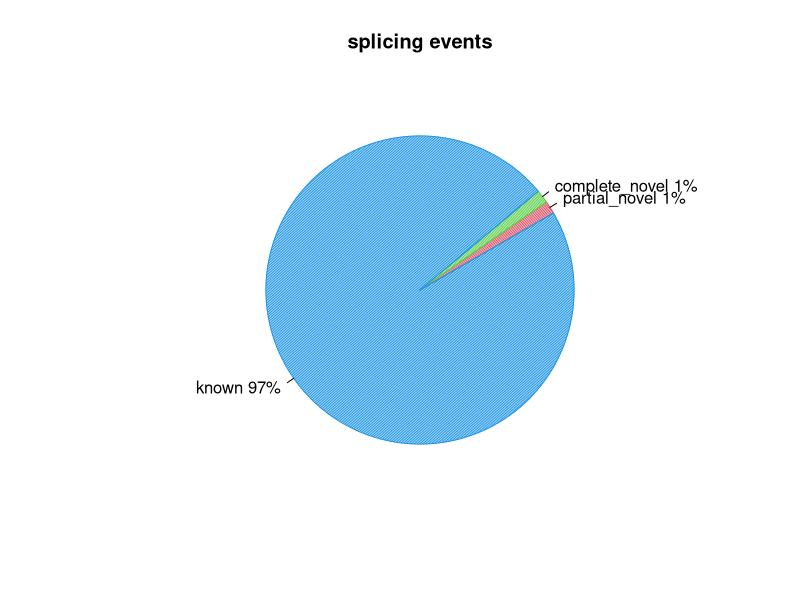
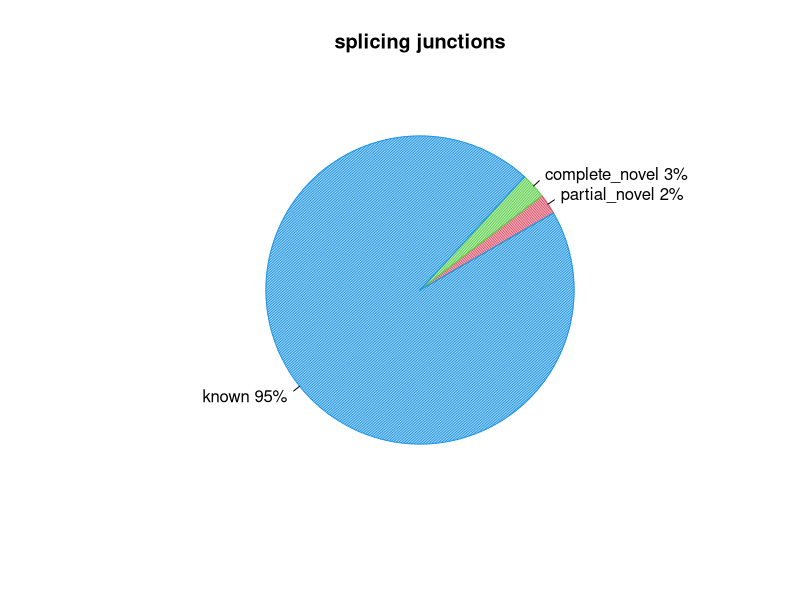

Generate these figures, in order, with R:
pdf("step3.8_head_1.splice_events.pdf")
events=c(1.34457611668,1.39015496809,97.1627164995)
pie(events,col=c(2,3,4),init.angle=30,angle=c(60,120,150),density=c(70,70,70),main="splicing events",labels=c("partial_novel 1%","complete_novel 1%","known 97%"))
dev.off()
pdf("step3.8_head_1.splice_junction.pdf")
junction=c(2.13604995071,2.66184686165,95.2021031876)
pie(junction,col=c(2,3,4),init.angle=30,angle=c(60,120,150),density=c(70,70,70),main="splicing junctions",labels=c("partial_novel 2%","complete_novel 3%","known 95%"))
dev.off()
